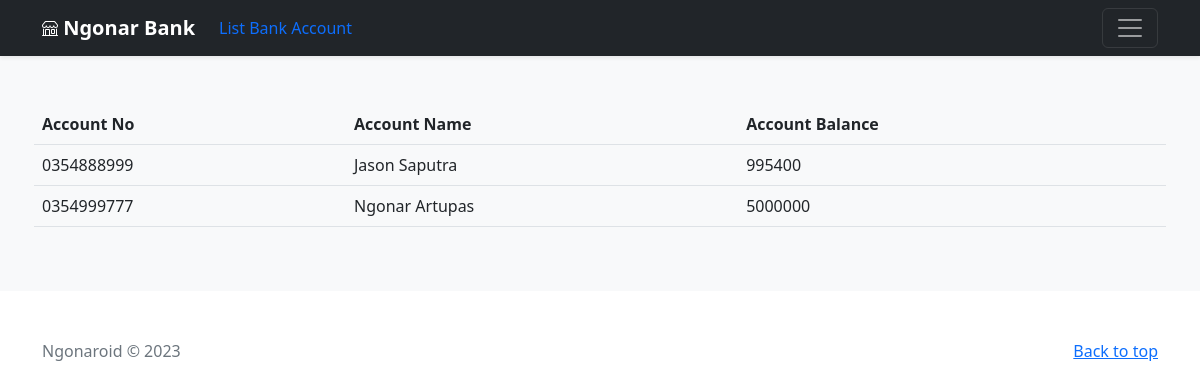
/account/, run on an earlier commit of the app's database.
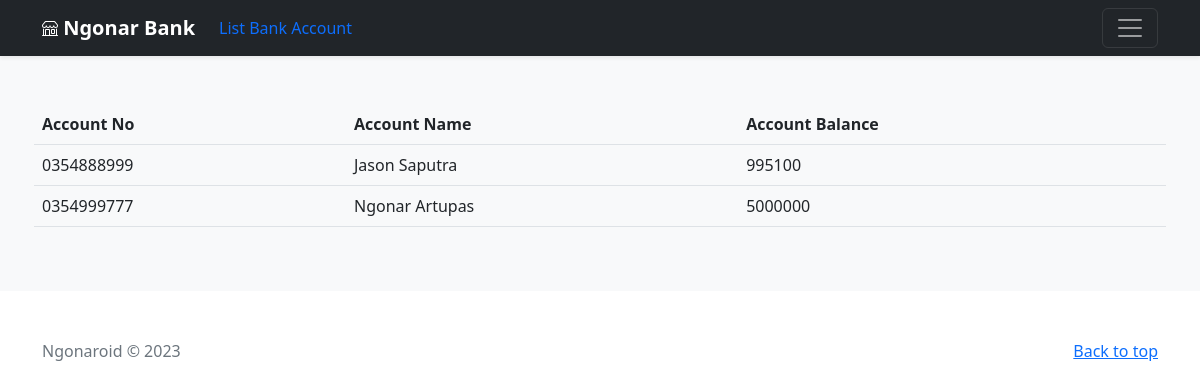
And on a later commit of the database.
### account/models.py (models this page shows)
class BankAccount(models.Model):
    account_no = models.CharField(max_length=15)
    account_name = models.CharField(max_length=32)
    account_balance = models.IntegerField()
    def __str__(self):
        return self.account_no + " - " + self.account_name + " - " + str(self.account_balance)

### account/views.py (the view)
# urls.py: path('', views.index, name='account_index'),
def index(request):
    bank_account = BankAccount.objects.all()
    context = {
        'bank_account': bank_account
    }
    for acc in bank_account :
        print(acc)
    template = loader.get_template('bank_account.html')
    return HttpResponse(template.render(context, request))

### account/templates/bank_account.html
{% extends "base.html" %}
{% block content %}
<div class="album py-5 bg-light">
    <div class="container">
      <div class="row row-cols-1 row-cols-sm-2 row-cols-md-3 g-3">
    <table class="table table-responsive">
        <tr>
            <th>Account No</th>
            <th>Account Name</th>
            <th>Account Balance</th>
        </tr>
        {% for acct in bank_account %}
        <tr>
            <td>{{ acct.account_no }}</td>
            <td>{{ acct.account_name }}</td>
            <td>{{ acct.account_balance }}</td>
        </tr>
        {% endfor %}
    </table>
      </div></div></div>
{% endblock content %}

### templates/base.html (shortened to what this page needs)
<!doctype html>
<html lang="en">
  <head>
    <link href="https://cdn.jsdelivr.net/npm/bootstrap@5.2.3/dist/css/bootstrap.min.css"
          rel="stylesheet"
>
  </head>
  <body>
    <header>
  <div class="navbar navbar-dark bg-dark shadow-sm">
    <div class="container">
      <a href="/" class="navbar-brand d-flex align-items-center">
          <strong>Ngonar Bank</strong>
      </a>
      <ul class="nav col-12 col-lg-auto me-lg-auto mb-2 justify-content-center mb-md-0">
          <li><a href="/account"
                 class="nav-link px-2">List Bank Account</a></li>
      </ul>
      <button class="navbar-toggler" type="button" data-bs-toggle="collapse"
              data-bs-target="#navbarHeader" aria-controls="navbarHeader"
              aria-expanded="false" aria-label="Toggle navigation">
        <span class="navbar-toggler-icon"></span>
      </button>
    </div>
  </div>
</header>
<main>
  {% block content %}{% endblock content %}
</main>
<footer class="text-muted py-5">
  <div class="container">
    <p class="float-end mb-1">
      <a href="#">Back to top</a>
    </p>
    <p class="mb-1">Ngonaroid &copy; 2023</p>
  </div>
</footer>
  </body>
</html>

### templates/base.html (style rules this page uses)
.bi { vertical-align: -.125em; fill: currentColor; }

What changed in the data, as far as the page shows it:
changed BankAccount "Jason Saputra": account_balance "995400" → "995100"
